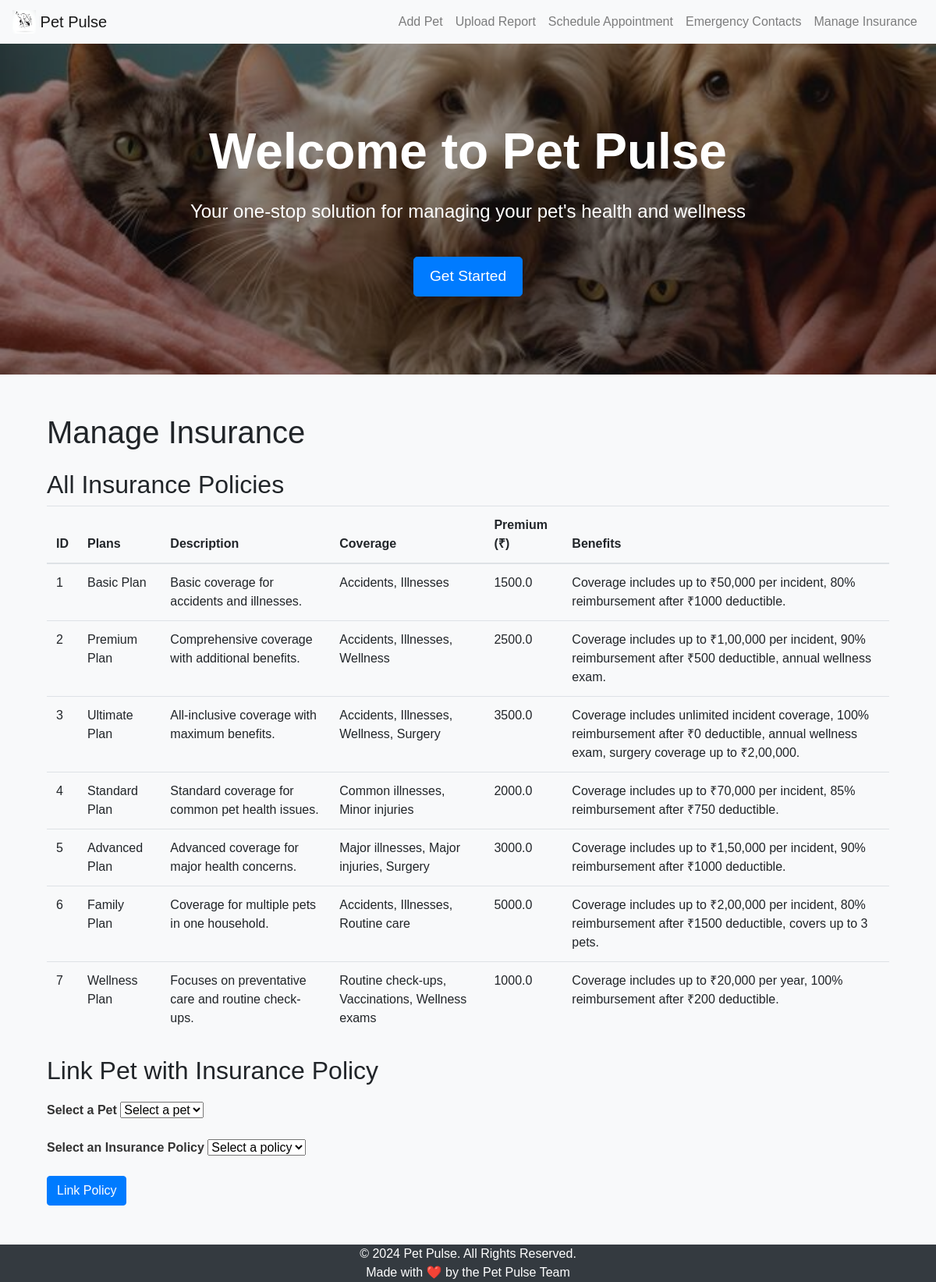
The page /insurance on the database its author committed.
### tables this page shows
CREATE TABLE insurance_policy (
                    id INTEGER PRIMARY KEY AUTOINCREMENT,
                    name TEXT NOT NULL,
                    description TEXT NOT NULL,
                    coverage TEXT NOT NULL,
                    premium REAL NOT NULL,
                    benefits TEXT NOT NULL
                );

### routes.py (the view, shortened to what this page needs)
@main_blueprint.route('/insurance', methods=['GET', 'POST'])
def insurance():
    pets = fetch_all_pets()
    policies = fetch_all_policies()
    selected_policy = None
    selected_pet_policies = []
    return render_template('insurance.html', pets=pets, policies=policies, selected_pet_policies=selected_pet_policies)

### models.py (called while the page is built)
def get_db_connection():
    conn = sqlite3.connect('petpulse/petpulse.db')
    conn.row_factory = sqlite3.Row
    return conn

def fetch_all_pets():
    conn = get_db_connection()
    pets = conn.execute('SELECT * FROM pets').fetchall()
    conn.close()
    return pets

def fetch_all_policies():
    conn = get_db_connection()
    policies = conn.execute('SELECT * FROM insurance_policy').fetchall()
    conn.close()
    return policies

### templates/insurance.html (shortened to what this page needs)
{% extends 'base.html' %}
{% block content %}
<div class="container mt-4">
    <h1>Manage Insurance</h1>
    <div class="my-4">
        <h2>All Insurance Policies</h2>
        <table class="table">
            <thead>
                <tr>
                    <th>ID</th>
                    <th>Plans</th>
                    <th>Description</th>
                    <th>Coverage</th>
                    <th>Premium (₹)</th>
                    <th>Benefits</th>
                </tr>
            </thead>
            <tbody>
                {% for policy in policies %}
                <tr>
                    <td>{{ policy[0] }}</td>
                    <td>{{ policy[1] }}</td>
                    <td>{{ policy[2] }}</td>
                    <td>{{ policy[3] }}</td>
                    <td>{{ policy[4] }}</td>
                    <td>{{ policy[5] }}</td>
                </tr>
                {% endfor %}
            </tbody>
        </table>
    </div>
    <div class="my-4">
        <h2>Link Pet with Insurance Policy</h2>
        <form method="POST">
            <div class="mb-3">
                <label for="pet_id" class="form-label">Select a Pet</label>
                <select class="form-select" id="pet_id" name="pet_id">
                    <option selected>Select a pet</option>
                </select>
            </div>
            <div class="mb-3">
                <label for="policy_id" class="form-label">Select an Insurance Policy</label>
                <select class="form-select" id="policy_id" name="policy_id">
                    <option selected>Select a policy</option>
                </select>
            </div>
            <button type="submit" class="btn btn-primary">Link Policy</button>
        </form>
    </div>
</div>
{% endblock %}

### templates/base.html (shortened to what this page needs)
<!DOCTYPE html>
<html lang="en">
<head>
    <link href="https://stackpath.bootstrapcdn.com/bootstrap/4.5.2/css/bootstrap.min.css" rel="stylesheet">
    <link href="https://cdnjs.cloudflare.com/ajax/libs/font-awesome/5.15.3/css/all.min.css" rel="stylesheet">
</head>
<body>
    <nav class="navbar navbar-expand-lg navbar-light bg-light">
        <a class="navbar-brand" href="{{ url_for('main.index') }}">
            <img src="{{ url_for('static', filename='images/logo.jpg') }}" width="30" height="30" class="d-inline-block align-top" alt="Pet Pulse Logo">
            Pet Pulse
        </a>
        <div class="collapse navbar-collapse" id="navbarNav">
            <ul class="navbar-nav ml-auto">
                <li class="nav-item">
                    <a class="nav-link" href="{{ url_for('main.add_pet') }}">Add Pet</a>
                </li>
                <li class="nav-item">
                    <a class="nav-link" href="{{ url_for('main.upload_report') }}">Upload Report</a>
                </li>
                <li class="nav-item">
                    <a class="nav-link" href="{{ url_for('main.appointments') }}">Schedule Appointment</a>
                </li>
                <li class="nav-item">
                    <a class="nav-link" href="{{ url_for('main.emergency_contacts') }}">Emergency Contacts</a>
                </li>
                <li class="nav-item">
                    <a class="nav-link" href="{{ url_for('main.insurance') }}">Manage Insurance</a>
                </li>
            </ul>
        </div>
    </nav>
    <div class="hero-section">
        <div class="hero-content">
            <h1>Welcome to Pet Pulse</h1>
            <p>Your one-stop solution for managing your pet's health and wellness</p>
            <a href="{{ url_for('main.add_pet') }}" class="btn btn-primary btn-lg">Get Started</a>
        </div>
    </div>
    <div class="container">
        {% block content %}{% endblock %}
    </div>
    <footer class="footer">
        <div class="container text-center">
            <span>© 2024 Pet Pulse. All Rights Reserved.</span>
            <div>
                Made with <span style="color: #e25555;">❤️</span> by the Pet Pulse Team
            </div>
        </div>
    </footer>
</body>
</html>

### rows shown on the page
insurance_policy: id "1", name "Basic Plan", description "Basic coverage for accidents and illnesses.", coverage "Accidents, Illnesses", premium "1500.0", benefits "Coverage includes up to ₹50,000 per incident, 80% reimbursement after ₹1000 deductible."
insurance_policy: id "2", name "Premium Plan", description "Comprehensive coverage with additional benefits.", coverage "Accidents, Illnesses, Wellness", premium "2500.0", benefits "Coverage includes up to ₹1,00,000 per incident, 90% reimbursement after ₹500 deductible, annual wellness exam."
insurance_policy: id "3", name "Ultimate Plan", description "All-inclusive coverage with maximum benefits.", coverage "Accidents, Illnesses, Wellness, Surgery", premium "3500.0", benefits "Coverage includes unlimited incident coverage, 100% reimbursement after ₹0 deductible, annual wellness exam, surgery coverage up to ₹2,00,000."
insurance_policy: id "4", name "Standard Plan", description "Standard coverage for common pet health issues.", coverage "Common illnesses, Minor injuries", premium "2000.0", benefits "Coverage includes up to ₹70,000 per incident, 85% reimbursement after ₹750 deductible."
insurance_policy: id "5", name "Advanced Plan", description "Advanced coverage for major health concerns.", coverage "Major illnesses, Major injuries, Surgery", premium "3000.0", benefits "Coverage includes up to ₹1,50,000 per incident, 90% reimbursement after ₹1000 deductible."
insurance_policy: id "6", name "Family Plan", description "Coverage for multiple pets in one household.", coverage "Accidents, Illnesses, Routine care", premium "5000.0", benefits "Coverage includes up to ₹2,00,000 per incident, 80% reimbursement after ₹1500 deductible, covers up to 3 pets."
insurance_policy: id "7", name "Wellness Plan", description "Focuses on preventative care and routine check-ups.", coverage "Routine check-ups, Vaccinations, Wellness exams", premium "1000.0", benefits "Coverage includes up to ₹20,000 per year, 100% reimbursement after ₹200 deductible."
